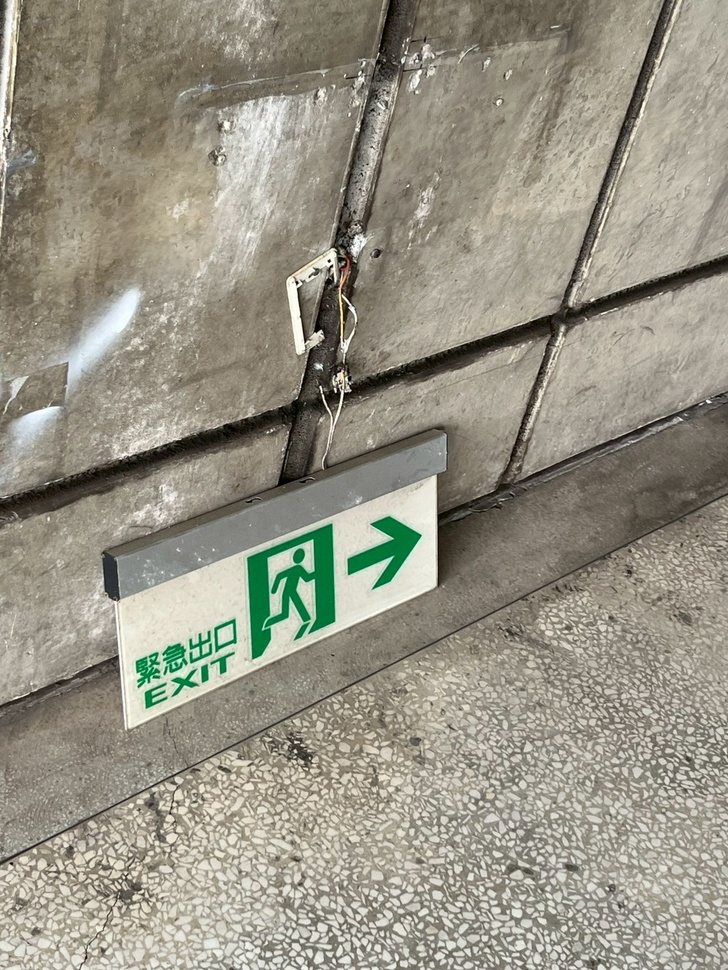
#> input picture CampusEscapeSignHaar/yolo_dataset/images/train/LINE_ALBUM_2025620_250620_1.jpg, 728 x 970 px, shrunk from 1108 x 1477 before the run
$ python detect_image.py --cascade haarcascade_frontalface_default.xml --image ../yolo_dataset/images/train/LINE_ALBUM_2025620_250620_1.jpg
#> lines starting #> are read from the running program, lines starting #| are printed output that depends on the picture
import argparse
from pathlib import Path

import cv2


def main() -> None:
    parser = argparse.ArgumentParser(description="Detect emergency exit signs in one image.")
    parser.add_argument("--cascade", required=True, help="Path to trained cascade.xml.")
    parser.add_argument("--image", required=True, help="Input image path.")
    parser.add_argument("--output", default="result.jpg", help="Output image path.")
    parser.add_argument("--scale-factor", type=float, default=1.08)
    parser.add_argument("--min-neighbors", type=int, default=5)
    parser.add_argument("--min-width", type=int, default=24)
    parser.add_argument("--min-height", type=int, default=12)
    args = parser.parse_args()

    cascade = cv2.CascadeClassifier(args.cascade)
    if cascade.empty():
        raise FileNotFoundError(f"Cannot load cascade: {args.cascade}")

    image = cv2.imread(args.image)
#> image is the input picture: shape (970, 728, 3); mean B, G, R 133.3, 147.6, 151.3
    if image is None:
        raise FileNotFoundError(f"Cannot read image: {args.image}")

    gray = cv2.cvtColor(image, cv2.COLOR_BGR2GRAY)
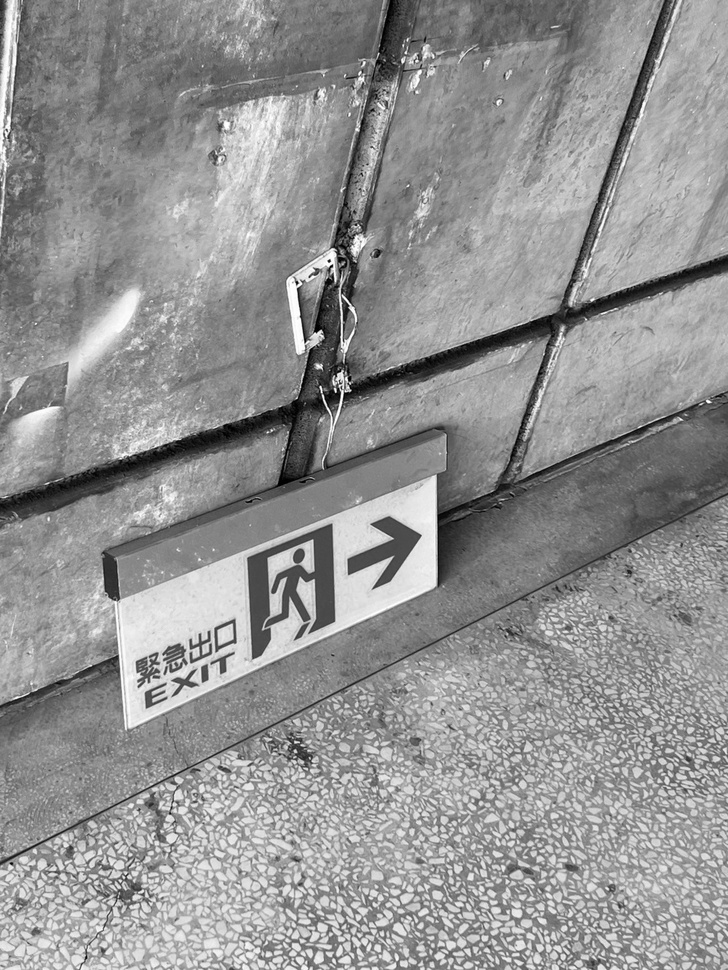
#> gray: shape (970, 728); min 0, max 255, mean 147
    gray = cv2.equalizeHist(gray)
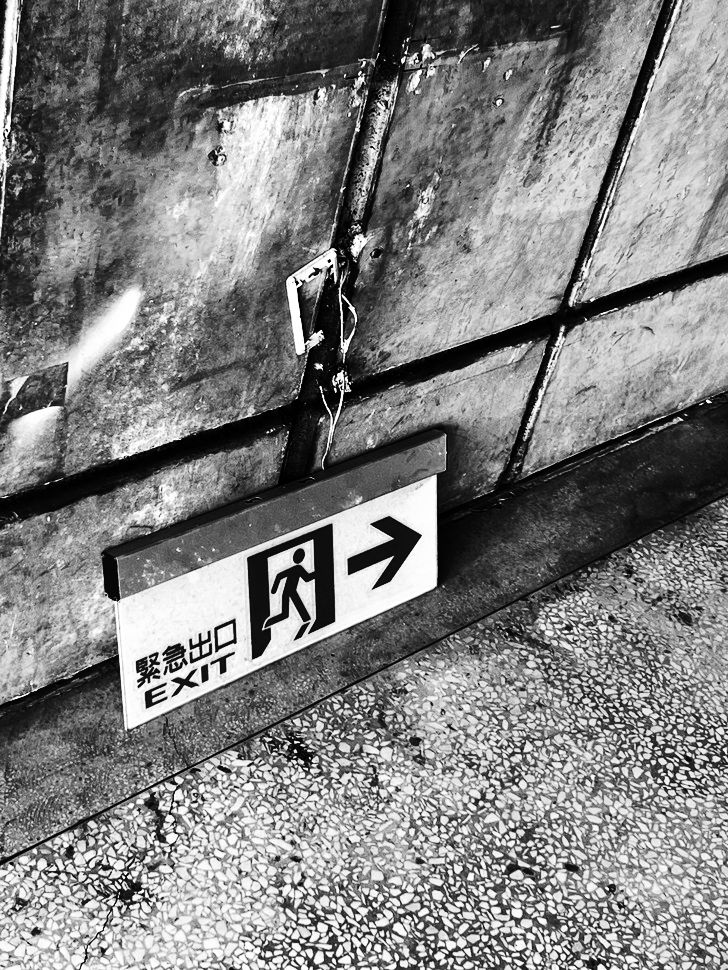
#> gray: shape (970, 728); min 0, max 255, mean 128.4
    signs = cascade.detectMultiScale(
        gray,
        scaleFactor=args.scale_factor,
        minNeighbors=args.min_neighbors,
        minSize=(args.min_width, args.min_height),
    )
#> signs = ()

    for x, y, w, h in signs:
        cv2.rectangle(image, (x, y), (x + w, y + h), (0, 255, 0), 2)
        cv2.putText(
            image,
            "escape_sign",
            (x, max(20, y - 8)),
            cv2.FONT_HERSHEY_SIMPLEX,
            0.6,
            (0, 255, 0),
            2,
        )
#> this loop made 0 passes

    output_path = Path(args.output)
    output_path.parent.mkdir(parents=True, exist_ok=True)
    cv2.imwrite(str(output_path), image)
    print(f"Detections: {len(signs)}")
#| Detections: 0
    print(f"Wrote: {output_path}")


if __name__ == "__main__":
    main()

$ run again, on CampusEscapeSignHaar/yolo_dataset/images/train/LINE_ALBUM_2025620_250620_12.jpg
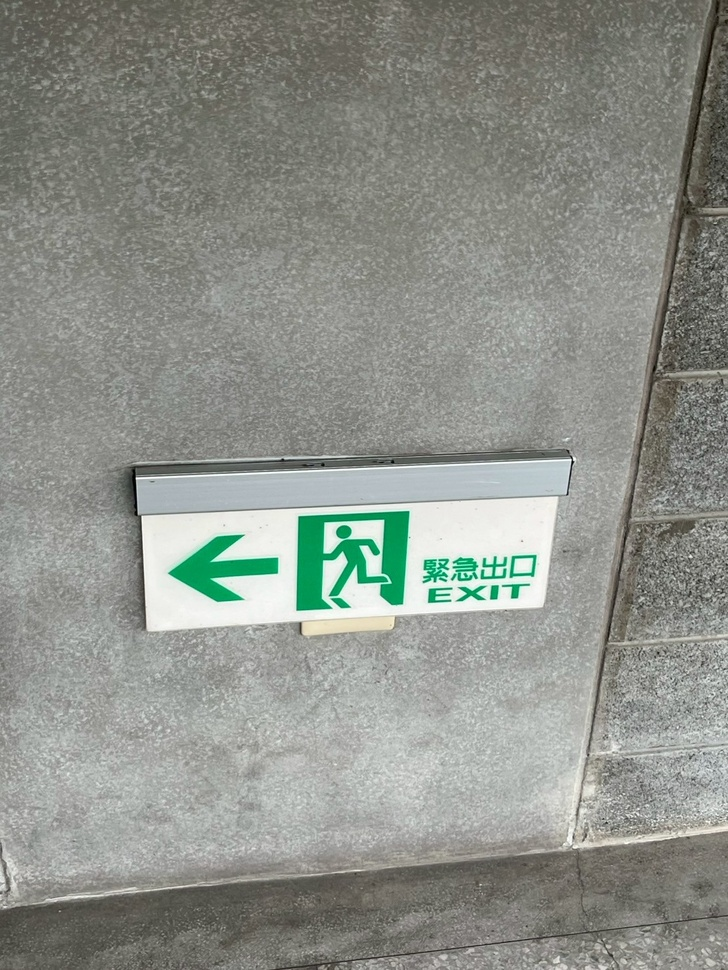
#> input picture CampusEscapeSignHaar/yolo_dataset/images/train/LINE_ALBUM_2025620_250620_12.jpg, 728 x 970 px, shrunk from 1108 x 1477 before the run
#> in main, image is the input picture: shape (970, 728, 3); mean B, G, R 138.7, 145.5, 141.7
#> in main, `gray = cv2.cvtColor(image, cv2.COLOR_BGR2GRAY)`:
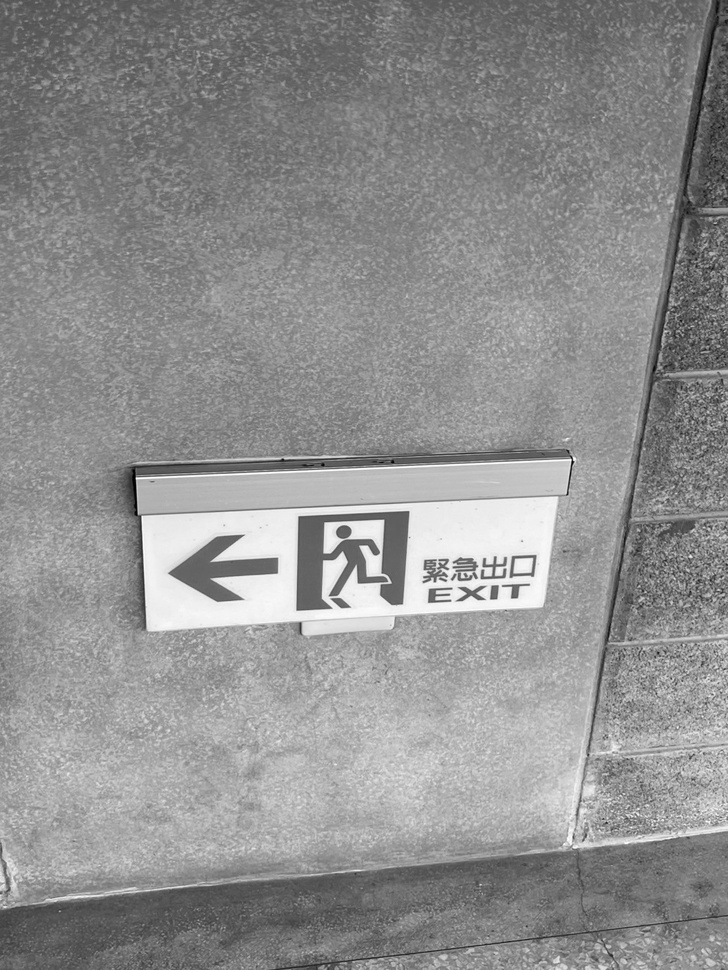
#> gray: shape (970, 728); min 0, max 255, mean 143.6
#> in main, `gray = cv2.equalizeHist(gray)`:
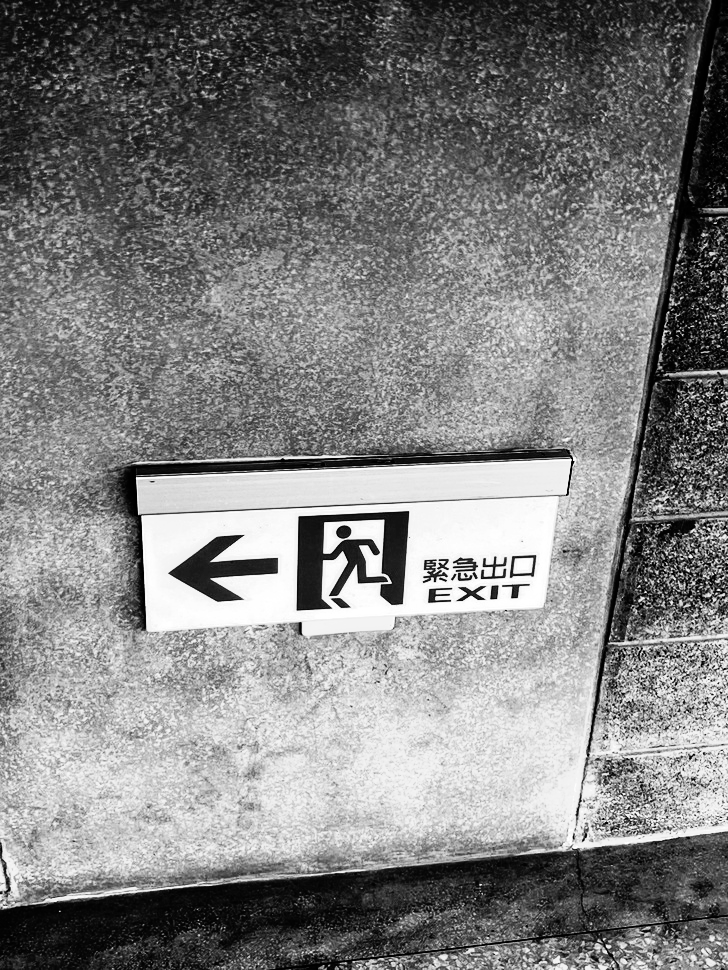
#> gray: shape (970, 728); min 0, max 255, mean 128.6
#> signs = ()
#| Detections: 0

$ run again, on CampusEscapeSignHaar/yolo_dataset/images/train/LINE_ALBUM_2025620_250620_13.jpg
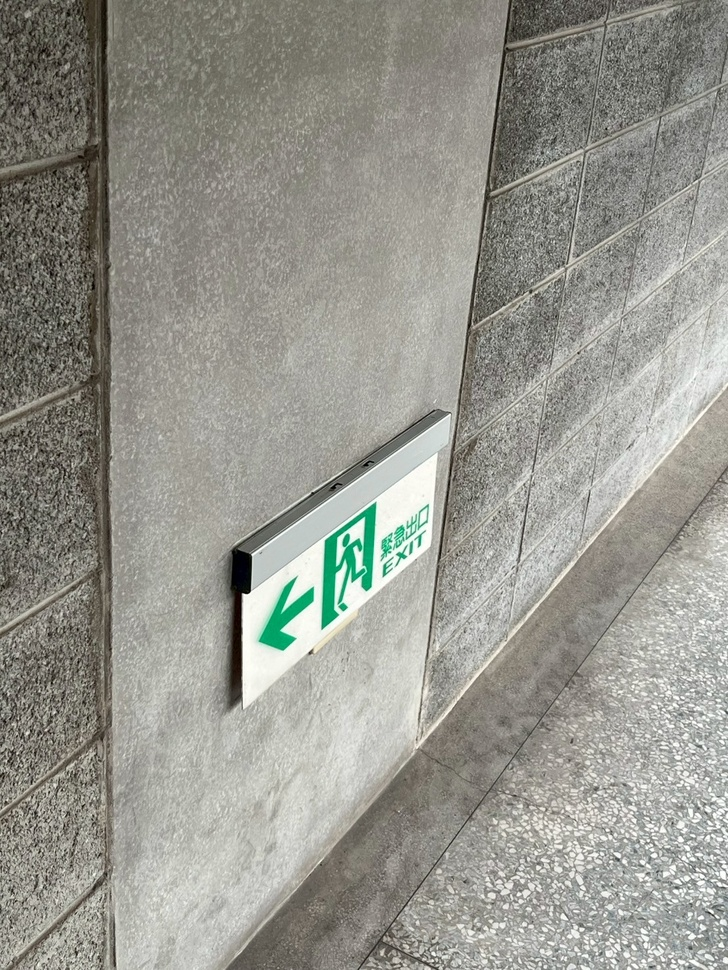
#> input picture CampusEscapeSignHaar/yolo_dataset/images/train/LINE_ALBUM_2025620_250620_13.jpg, 728 x 970 px, shrunk from 1108 x 1477 before the run
#> in main, image is the input picture: shape (970, 728, 3); mean B, G, R 142.9, 150.8, 150.9
#> in main, `gray = cv2.equalizeHist(gray)`:
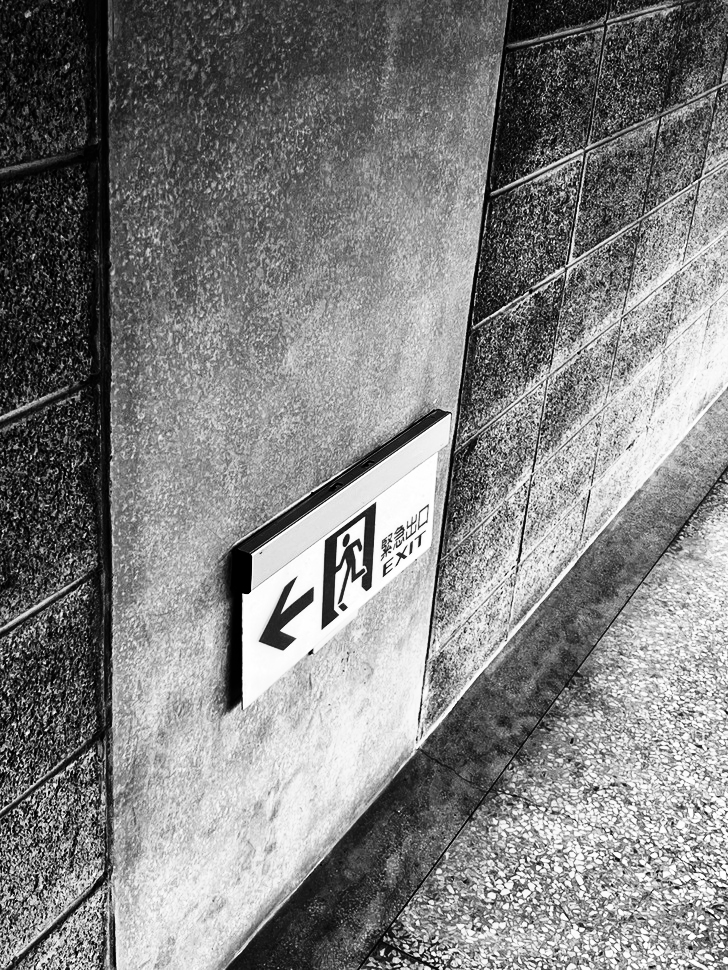
#> gray: shape (970, 728); min 0, max 255, mean 128.4
#> signs = ()
#| Detections: 0

$ run again, on CampusEscapeSignHaar/yolo_dataset/images/train/LINE_ALBUM_2025620_250620_14.jpg
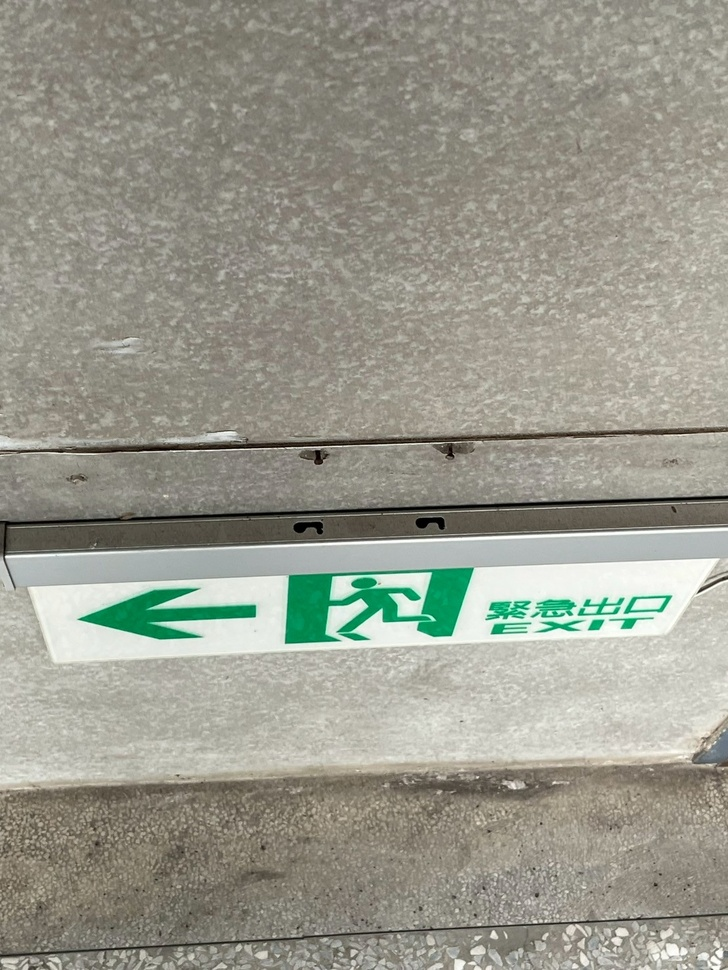
#> input picture CampusEscapeSignHaar/yolo_dataset/images/train/LINE_ALBUM_2025620_250620_14.jpg, 728 x 970 px, shrunk from 1108 x 1477 before the run
#> in main, image is the input picture: shape (970, 728, 3); mean B, G, R 141.1, 153, 152.8
#> in main, `gray = cv2.cvtColor(image, cv2.COLOR_BGR2GRAY)`:
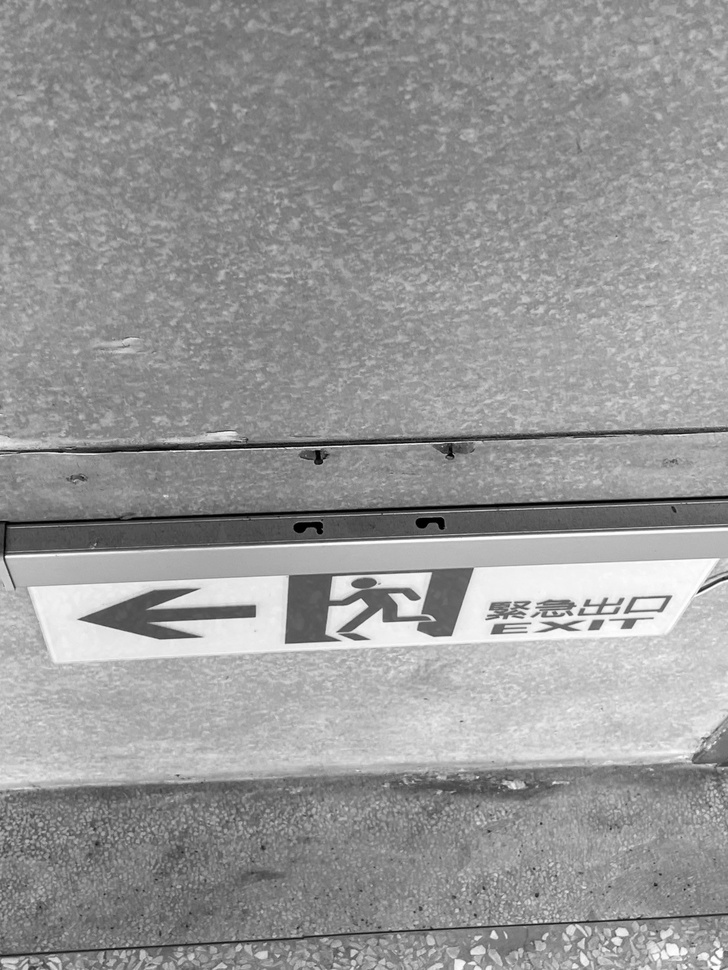
#> gray: shape (970, 728); min 0, max 255, mean 151.5
#> in main, `gray = cv2.equalizeHist(gray)`:
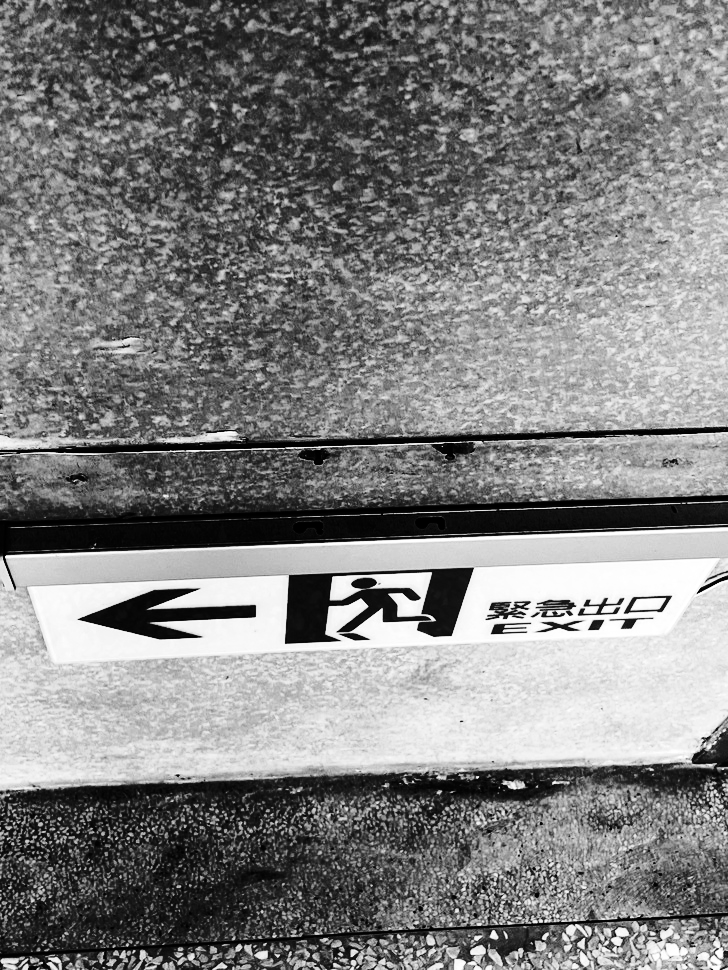
#> gray: shape (970, 728); min 0, max 255, mean 128.6
#> signs = ()
#| Detections: 0
